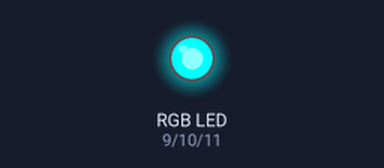
This sketch was run on a simulated Arduino Uno, built with avr-gcc and run on an emulated ATmega328P. On the bench: an RGB LED mixed from three pins (HIGH = lit).

Above: at 0.05 s.
At 1.25 s:
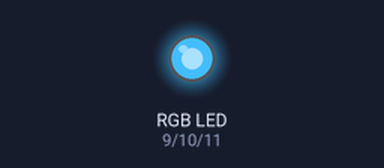
At 2.45 s:
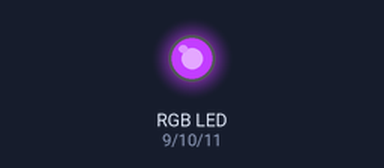
At 4.9 s:
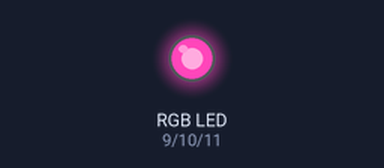
At 7.35 s:
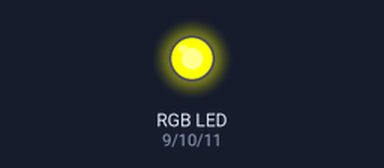
At 9.8 s:
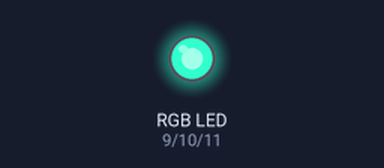
Timing chart, 0 to 14.1 s (numbered marks = the images above):
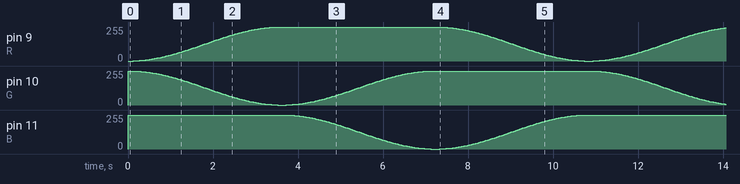

The sketch:

rgb_rainbow.ino
```cpp
// uint8_t is the same as byte
// uint16_t is unsigned int
// I just noticed that I mixed these in this sketch, sorry

const uint8_t lights[360]={
  0,   0,   0,   0,   0,   1,   1,   2,
  2,   3,   4,   5,   6,   7,   8,   9,
 11,  12,  13,  15,  17,  18,  20,  22,
 24,  26,  28,  30,  32,  35,  37,  39,
 42,  44,  47,  49,  52,  55,  58,  60,
 63,  66,  69,  72,  75,  78,  81,  85,
 88,  91,  94,  97, 101, 104, 107, 111,
114, 117, 121, 124, 127, 131, 134, 137,
141, 144, 147, 150, 154, 157, 160, 163,
167, 170, 173, 176, 179, 182, 185, 188,
191, 194, 197, 200, 202, 205, 208, 210,
213, 215, 217, 220, 222, 224, 226, 229,
231, 232, 234, 236, 238, 239, 241, 242,
244, 245, 246, 248, 249, 250, 251, 251,
252, 253, 253, 254, 254, 255, 255, 255,
255, 255, 255, 255, 254, 254, 253, 253,
252, 251, 251, 250, 249, 248, 246, 245,
244, 242, 241, 239, 238, 236, 234, 232,
231, 229, 226, 224, 222, 220, 217, 215,
213, 210, 208, 205, 202, 200, 197, 194,
191, 188, 185, 182, 179, 176, 173, 170,
167, 163, 160, 157, 154, 150, 147, 144,
141, 137, 134, 131, 127, 124, 121, 117,
114, 111, 107, 104, 101,  97,  94,  91,
 88,  85,  81,  78,  75,  72,  69,  66,
 63,  60,  58,  55,  52,  49,  47,  44,
 42,  39,  37,  35,  32,  30,  28,  26,
 24,  22,  20,  18,  17,  15,  13,  12,
 11,   9,   8,   7,   6,   5,   4,   3,
  2,   2,   1,   1,   0,   0,   0,   0,
  0,   0,   0,   0,   0,   0,   0,   0,
  0,   0,   0,   0,   0,   0,   0,   0,
  0,   0,   0,   0,   0,   0,   0,   0,
  0,   0,   0,   0,   0,   0,   0,   0,
  0,   0,   0,   0,   0,   0,   0,   0,
  0,   0,   0,   0,   0,   0,   0,   0,
  0,   0,   0,   0,   0,   0,   0,   0,
  0,   0,   0,   0,   0,   0,   0,   0,
  0,   0,   0,   0,   0,   0,   0,   0,
  0,   0,   0,   0,   0,   0,   0,   0,
  0,   0,   0,   0,   0,   0,   0,   0,
  0,   0,   0,   0,   0,   0,   0,   0,
  0,   0,   0,   0,   0,   0,   0,   0,
  0,   0,   0,   0,   0,   0,   0,   0,
  0,   0,   0,   0,   0,   0,   0,   0};

const uint8_t HSVlights[61] =
{0, 4, 8, 13, 17, 21, 25, 30, 34, 38, 42, 47, 51, 55, 59, 64, 68, 72, 76,
81, 85, 89, 93, 98, 102, 106, 110, 115, 119, 123, 127, 132, 136, 140, 144,
149, 153, 157, 161, 166, 170, 174, 178, 183, 187, 191, 195, 200, 204, 208,
212, 217, 221, 225, 229, 234, 238, 242, 246, 251, 255};

const uint8_t HSVpower[121] =
{0, 2, 4, 6, 8, 11, 13, 15, 17, 19, 21, 23, 25, 28, 30, 32, 34, 36, 38, 40,
42, 45, 47, 49, 51, 53, 55, 57, 59, 62, 64, 66, 68, 70, 72, 74, 76, 79, 81,
83, 85, 87, 89, 91, 93, 96, 98, 100, 102, 104, 106, 108, 110, 113, 115, 117,
119, 121, 123, 125, 127, 130, 132, 134, 136, 138, 140, 142, 144, 147, 149,
151, 153, 155, 157, 159, 161, 164, 166, 168, 170, 172, 174, 176, 178, 181,
183, 185, 187, 189, 191, 193, 195, 198, 200, 202, 204, 206, 208, 210, 212,
215, 217, 219, 221, 223, 225, 227, 229, 232, 234, 236, 238, 240, 242, 244,
246, 249, 251, 253, 255};

// uint8_t outputPins[3] = {9, 10, 11}; // PWM pins
uint8_t R = 9; // red pin
uint8_t G = 10;
uint8_t B = 11;

// setRGBpoint (0, ...) for pins 3, 5, 6; setRGBpoint (1, ...) for pins 9, 10, 11.
// See array above
void setRGBpoint(uint8_t red, uint8_t green, uint8_t blue)
{
  // this code is for common anode LEDs. If you use common cathode ones,
  // remove the '255-' bits.
  analogWrite(R, 255-red);
  analogWrite(G, 255-green);
  analogWrite(B, 255-blue);
}

// the real HSV rainbow
void trueHSV(int angle)
{
  byte red, green, blue;

  if (angle<60) {red = 255; green = HSVlights[angle]; blue = 0;} else
  if (angle<120) {red = HSVlights[120-angle]; green = 255; blue = 0;} else
  if (angle<180) {red = 0, green = 255; blue = HSVlights[angle-120];} else
  if (angle<240) {red = 0, green = HSVlights[240-angle]; blue = 255;} else
  if (angle<300) {red = HSVlights[angle-240], green = 0; blue = 255;} else
                 {red = 255, green = 0; blue = HSVlights[360-angle];}
  setRGBpoint(red, green, blue);
}

// the 'power-conscious' HSV rainbow
void powerHSV(int angle)
{
  byte red, green, blue;
  if (angle<120) {red = HSVpower[120-angle]; green = HSVpower[angle]; blue = 0;} else
  if (angle<240) {red = 0;  green = HSVpower[240-angle]; blue = HSVpower[angle-120];} else
                 {red = HSVpower[angle-240]; green = 0; blue = HSVpower[360-angle];}
    setRGBpoint(red, green, blue);
}

// sine wave rainbow
void sineLED(int angle)
{
  setRGBpoint(lights[(angle+120)%360], lights[angle],  lights[(angle+240)%360]);
}

void setup() {
}

void loop() {

for (int k=0; k<360; k++)
{

// uncomment the mode (or modes) you need below.
// with all six PWM outputs connected you may use 2 modes, change one 0 to 1.

//trueHSV(k);

//powerHSV(k);

sineLED(k);

delay(30);
}
}
```
